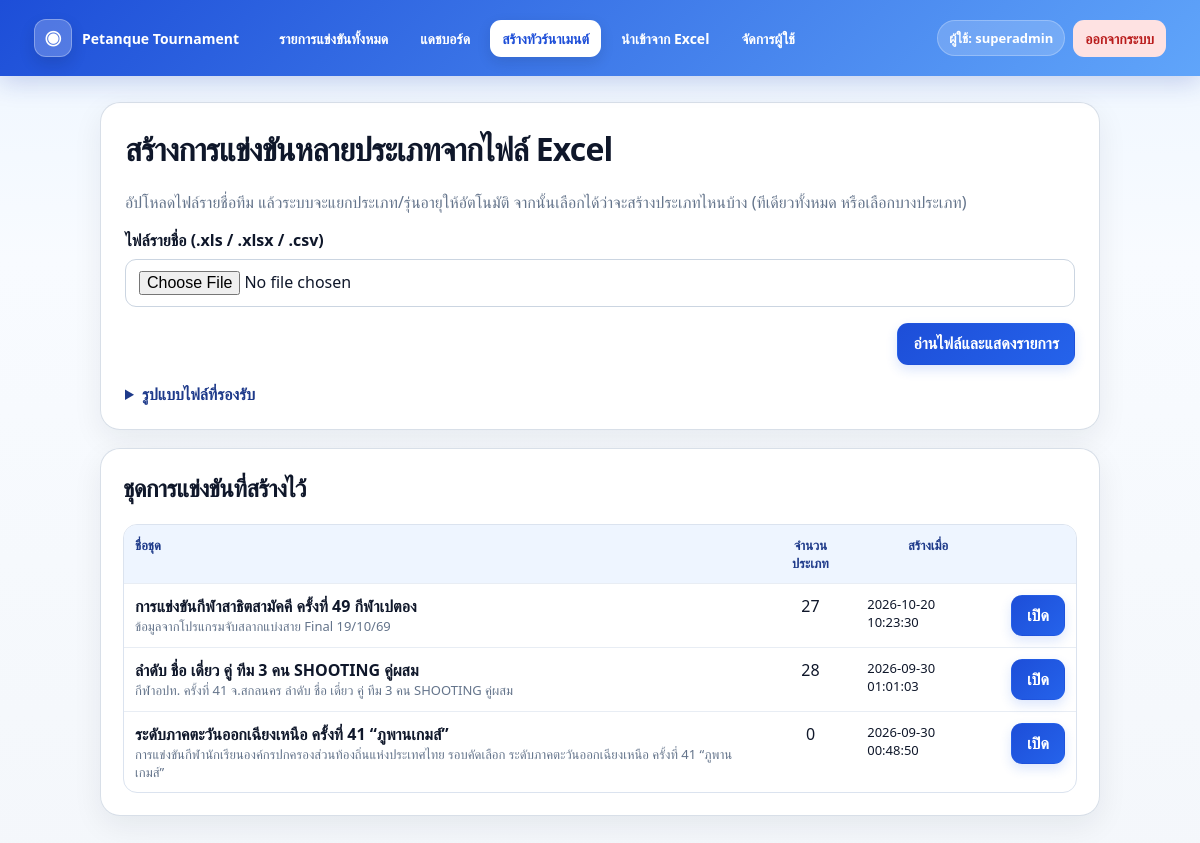
Screenshot of /tournaments/import (signed in) with the database file from the repository.
### tables this page shows
CREATE TABLE users (
            id INTEGER PRIMARY KEY AUTOINCREMENT,
            username TEXT UNIQUE NOT NULL,
            password_hash TEXT NOT NULL,
            role TEXT NOT NULL CHECK(role IN ('super_admin', 'admin')),
            created_by INTEGER,
            is_active INTEGER NOT NULL DEFAULT 1,
            create_quota INTEGER NOT NULL DEFAULT 0,
            created_count INTEGER NOT NULL DEFAULT 0,
            expires_at TEXT,
            created_at TEXT NOT NULL,
            updated_at TEXT NOT NULL,
            FOREIGN KEY(created_by) REFERENCES users(id)
        );

CREATE TABLE tournament_batches (
            id INTEGER PRIMARY KEY AUTOINCREMENT,
            name TEXT NOT NULL,
            subtitle TEXT,
            owner_id INTEGER NOT NULL,
            left_logo BLOB,
            right_logo BLOB,
            use_default_right_logo INTEGER NOT NULL DEFAULT 1,
            created_at TEXT NOT NULL
        , score_extra_logo BLOB);

### app.py (the view, shortened to what this page needs)
@app.route("/tournaments/import", methods=["GET", "POST"])
@login_required
def import_events():
    user = current_user()
    batches = get_db().execute(
        """
        SELECT b.*, (SELECT COUNT(*) FROM tournaments t WHERE t.batch_id = b.id) AS event_count
        FROM tournament_batches b
        WHERE ? = 'super_admin' OR b.owner_id = ?
        ORDER BY b.id DESC
        """,
        (user["role"], user["id"]),
    ).fetchall()
    return render_template("import_events.html", batches=batches)

### app.py (called while the page is built)
def table_exists(db, table_name):
    if isinstance(db, PostgresConnection):
        row = db.execute(
            "SELECT table_name FROM information_schema.tables WHERE table_schema = current_schema() AND table_name = ?",
            (table_name,),
        ).fetchone()
        return row is not None
    row = db.execute(
        "SELECT name FROM sqlite_master WHERE type = 'table' AND name = ?",
        (table_name,),
    ).fetchone()
    return row is not None

def table_columns(db, table_name):
    if isinstance(db, PostgresConnection):
        rows = db.execute(
            "SELECT column_name FROM information_schema.columns WHERE table_schema = current_schema() AND table_name = ?",
            (table_name,),
        ).fetchall()
        return {row["column_name"] for row in rows}
    return {row[1] for row in db.execute(f"PRAGMA table_info({table_name})").fetchall()}

def get_db():
    if "db" not in g:
        if DATABASE_URL:
            g.db = PostgresConnection(DATABASE_URL)
            if not table_exists(g.db, "tournament_rounds"):
                init_db(g.db)
                migrate_sqlite_data(DATABASE, g.db)
            else:
                ensure_runtime_schema(g.db)
        else:
            g.db = sqlite3.connect(DATABASE)
            g.db.row_factory = sqlite3.Row
            ensure_runtime_schema(g.db)
    return g.db

def current_user():
    uid = session.get("user_id")
    if not uid:
        return None
    return get_db().execute("SELECT * FROM users WHERE id = ?", (uid,)).fetchone()

def login_required(view):
    @wraps(view)
    def wrapped(*args, **kwargs):
        if not current_user():
            flash("กรุณาเข้าสู่ระบบก่อน", "error")
            return redirect(url_for("login"))
        return view(*args, **kwargs)
    return wrapped

@app.context_processor
def inject_user():
    return {
        "current_user": current_user(),
        "competition_type_label": competition_type_label,
        "group_label": group_label,
        "stage_can_edit": stage_is_editable,
    }

### templates/import_events.html (shortened to what this page needs)
{% extends "base.html" %}
{% block content %}
<div class="card" style="padding:24px; max-width:1000px; margin:0 auto 18px;">
    <h1 style="margin-top:0;">สร้างการแข่งขันหลายประเภทจากไฟล์ Excel</h1>
    <p class="muted">อัปโหลดไฟล์รายชื่อทีม แล้วระบบจะแยกประเภท/รุ่นอายุให้อัตโนมัติ จากนั้นเลือกได้ว่าจะสร้างประเภทไหนบ้าง (ทีเดียวทั้งหมด หรือเลือกบางประเภท)</p>
    <form method="post" enctype="multipart/form-data" style="display:grid; gap:16px;">
        <div>
            <label style="display:block; font-weight:700; margin-bottom:8px;">ไฟล์รายชื่อ (.xls / .xlsx / .csv)</label>
            <input type="file" name="file" accept=".xls,.xlsx,.xlsm,.csv" required>
        </div>
        <div style="display:flex; justify-content:flex-end;">
            <button type="submit" class="btn">อ่านไฟล์และแสดงรายการ</button>
        </div>
    </form>
    <details style="margin-top:18px;">
        <summary style="cursor:pointer; font-weight:700;">รูปแบบไฟล์ที่รองรับ</summary>
    </details>
</div>
{% if batches %}
<div class="card" style="max-width:1000px; margin:0 auto;">
    <h2 style="margin-top:0;">ชุดการแข่งขันที่สร้างไว้</h2>
    <table>
        <thead><tr><th style="text-align:left;">ชื่อชุด</th><th>จำนวนประเภท</th><th>สร้างเมื่อ</th><th></th></tr></thead>
        <tbody>
        {% for b in batches %}
        <tr>
            <td><strong>{{ b['name'] }}</strong><div class="muted small">{{ b['subtitle'] or '' }}</div></td>
            <td style="text-align:center;">{{ b['event_count'] }}</td>
            <td class="small">{{ b['created_at'] }}</td>
            <td><a class="btn" href="{{ url_for('view_batch', batch_id=b['id']) }}">เปิด</a></td>
        </tr>
        {% endfor %}
        </tbody>
    </table>
</div>
{% endif %}
{% endblock %}

### templates/base.html (shortened to what this page needs)
<!doctype html>
<html lang="th">
<head>
</head>
<body>
  <div class="nav">
    <a class="nav-brand" href="{{ url_for('home') }}"><span class="brand-badge">◉</span><span>Petanque Tournament</span></a>
    <a href="{{ url_for('home') }}">รายการแข่งขันทั้งหมด</a>
    {% if current_user %}
      <a href="{{ url_for('dashboard') }}">แดชบอร์ด</a>
      <a class="primary-link" href="{{ url_for('create_tournament') }}">สร้างทัวร์นาเมนต์</a>
      <a href="{{ url_for('import_events') }}">นำเข้าจาก Excel</a>
      {% if current_user['role'] == 'super_admin' %}
      <a href="{{ url_for('manage_users') }}">จัดการผู้ใช้</a>
      {% endif %}
      <span class="user-pill">ผู้ใช้: {{ current_user['username'] }}</span>
      <a class="logout-link" href="{{ url_for('logout') }}">ออกจากระบบ</a>
    {% else %}
      <span class="spacer"></span>
      <a class="primary-link" href="{{ url_for('login') }}">เข้าสู่ระบบ</a>
    {% endif %}
  </div>
  <div class="wrap">
    {% block content %}{% endblock %}
  </div>
</body>
</html>

### templates/base.html (style rules this page uses)
:root { --blue:#2563eb;--blue-dark:#1d4ed8;--sky:#60a5fa;--ink:#0f172a;--muted:#64748b;--line:#dbe3ef;--surface:#fff;--bg:#f4f8ff;--green:#059669;--red:#dc2626 }
* { box-sizing:border-box }
html { scroll-behavior:smooth }
body { font-family:system-ui,-apple-system,BlinkMacSystemFont,'Segoe UI',sans-serif;background:linear-gradient(180deg,#eef6ff 0,#f8fbff 260px,#f4f7fb 100%);margin:0;color:var(--ink);min-height:100vh }
a { color:inherit }
.nav { position:sticky;top:0;z-index:1000;background:linear-gradient(135deg,var(--blue-dark),var(--sky));color:#fff;padding:10px clamp(14px,3vw,34px);display:flex;gap:8px;align-items:center;flex-wrap:wrap;box-shadow:0 6px 24px rgba(30,64,175,.22) }
.nav-brand { display:flex!important;align-items:center;gap:10px;margin-right:8px;background:transparent!important;padding-left:0!important;font-size:17px;font-weight:900 }
.brand-badge { display:inline-grid;place-items:center;width:38px;height:38px;border-radius:12px;background:rgba(255,255,255,.22);border:1px solid rgba(255,255,255,.3);box-shadow:0 7px 16px rgba(15,23,42,.14);font-size:20px }
.nav a { color:#fff;text-decoration:none;padding:9px 12px;border-radius:11px;background:transparent;font-weight:750;font-size:14px;transition:background .18s ease,transform .18s ease }
.nav a.primary-link { background:#fff;color:var(--blue-dark);box-shadow:0 5px 14px rgba(15,23,42,.12) }
.nav a.logout-link { background:#fee2e2;color:#b91c1c }
.user-pill { display:inline-flex;align-items:center;gap:7px;padding:8px 11px;border-radius:999px;background:rgba(255,255,255,.18);border:1px solid rgba(255,255,255,.25);font-size:13px;font-weight:800;white-space:nowrap }
.wrap { max-width:1320px;margin:0 auto;padding:26px clamp(14px,3vw,28px) 48px }
.card { background:rgba(255,255,255,.96);border:1px solid rgba(203,213,225,.75);border-radius:20px;padding:22px;box-shadow:0 10px 30px rgba(15,23,42,.07);margin-bottom:20px }
.card h1,.card h2,.section-title { letter-spacing:-.025em }
.muted,.muted-text { color:var(--muted) }
.btn { display:inline-flex;align-items:center;justify-content:center;gap:6px;border:1px solid transparent;border-radius:11px;padding:10px 15px;background:linear-gradient(135deg,var(--blue-dark),var(--blue));color:#fff!important;text-decoration:none;cursor:pointer;font:inherit;font-weight:800;line-height:1.2;box-shadow:0 5px 12px rgba(37,99,235,.16);transition:transform .15s ease,box-shadow .15s ease,filter .15s ease }
input,textarea,select { width:100%;padding:11px 13px;border:1px solid #cbd5e1;border-radius:11px;box-sizing:border-box;background:#fff;color:var(--ink);font:inherit;transition:border .15s ease,box-shadow .15s ease }
table { width:100%;border-collapse:separate;border-spacing:0;background:#fff;border:1px solid var(--line);border-radius:14px;overflow:hidden }
th,td { border:0;border-bottom:1px solid #e8edf4;padding:11px;vertical-align:top }
th { background:#eef5ff;color:#1e3a8a;font-size:13px;font-weight:900;text-transform:none }
tbody tr:last-child td { border-bottom:0 }
.small { font-size:13px }
details { border-radius:14px }
summary { color:#1e3a8a }

### rows the page displays
users: username "superadmin"
tournament_batches: name "การแข่งขันกีฬาสาธิตสามัคคี ครั้งที่ 49 กีฬาเปตอง", subtitle "ข้อมูลจากโปรแกรมจับสลากแบ่งสาย Final 19/10/69", event_count "27", created_at "2026-10-20 10:23:30"
tournament_batches: name "ลำดับ ชื่อ เดี่ยว คู่ ทีม 3 คน SHOOTING คู่ผสม", subtitle "กีฬาอปท. ครั้งที่ 41 จ.สกลนคร ลำดับ ชื่อ เดี่ยว คู่ ทีม 3 คน SHOOTING คู่ผสม", event_count "28", created_at "2026-09-30 01:01:03"
tournament_batches: name "ระดับภาคตะวันออกเฉียงเหนือ ครั้งที่ 41 “ภูพานเกมส์”", subtitle "การแข่งขันกีฬานักเรียนองค์กรปกครองส่วนท้องถิ่นแห่งประเทศไทย รอบคัดเลือก ระดับภาคตะวันออกเฉียงเหนือ ครั้งที่ 41 “ภูพานเกมส์”", event_count "0", created_at "2026-09-30 00:48:50"
